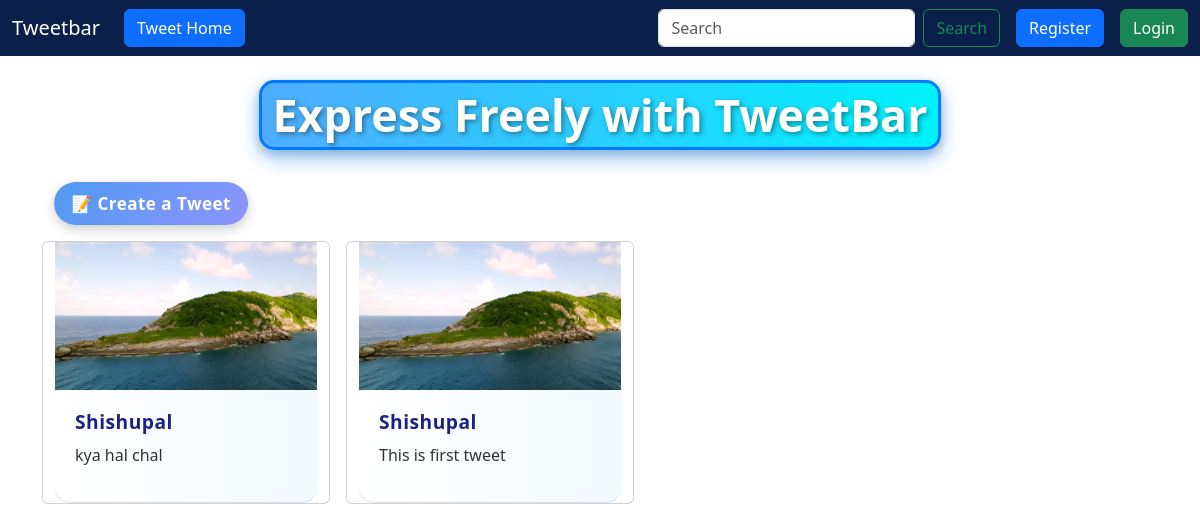
The app's page /tweet/, older data.
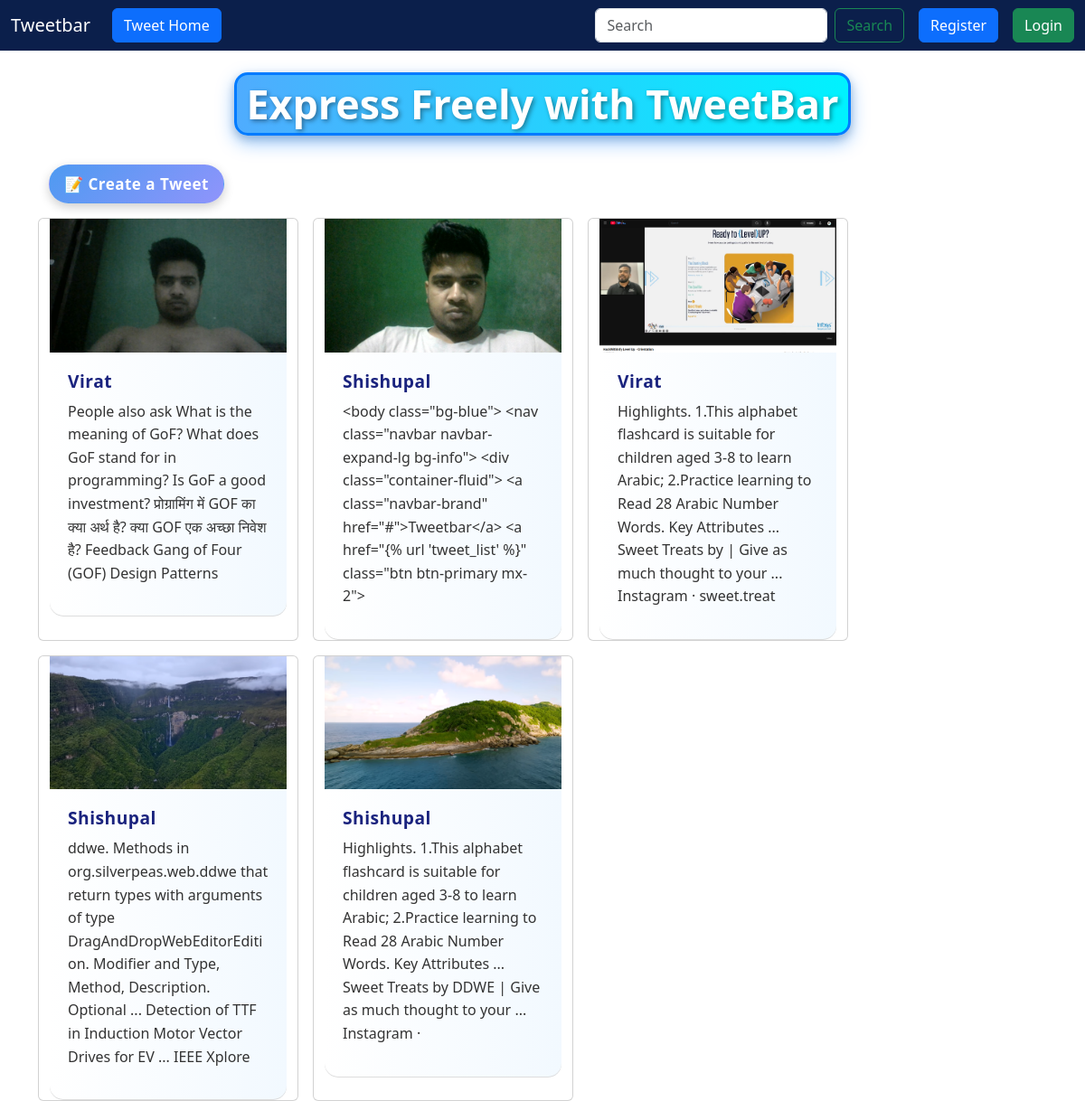
The same page, newer data.
### tweet/models.py (models this page shows, shortened)
class Tweet(models.Model):
    user=models.ForeignKey(User, on_delete=models.CASCADE)
    text=models.TextField(max_length=240)
    photo=models.ImageField(upload_to='photos/',
    blank=True, null=True)
    created_at=models.DateTimeField(auto_now_add=True)
    updated_at=models.DateTimeField(auto_now=True)

### tweet/views.py (the view)
# urls.py: path('', views.tweet_list, name='tweet_list'),
def tweet_list(request):
    tweets=Tweet.objects.all().order_by('-created_at')
    return render(request,'tweet_list.html',{'tweets':tweets})

### tweet/templates/tweet_list.html (shortened to what this page needs)
{% extends "layout.html" %}
{% load static %}
{% block content  %}
<div class="d-flex justify-content-center mt-4">
  <h1 class="fancy-heading"> Express Freely with TweetBar </h1>
</div>
<div class="container mt-4">
  <div class="d-flex justify-content-start">
    <a href="{% url 'tweet_create' %}" class="btn btn-create-tweet mb-3">📝 Create a Tweet</a>
  </div>
</div>
<div class="container row gap-3">
  {% for tweet in tweets  %}
     <div class="card" style="width: 18rem;">
 {% if tweet.photo %}
  <img src="{{ tweet.photo.url }}" alt="Tweet image">
{% else %}
  <img src="{% static 'images/default.png' %}" alt="Default image">
{% endif %}
<div class="tweet-card-body">
  <h5 class="tweet-username">{{ tweet.user.username }}</h5>
  <p class="tweet-text">{{ tweet.text }}</p>
</div>
</div>
  {% endfor %}
</div>
{% endblock %}

### templates/layout.html (shortened to what this page needs)
{% load static %}
<!DOCTYPE html>
<html lang="en">
<head>
        <link href="https://cdn.jsdelivr.net/npm/bootstrap@5.3.7/dist/css/bootstrap.min.css" rel="stylesheet">
</head>
<body class="bg-blue">
  <nav class="navbar navbar-expand-lg navbar-dark" style="background-color: #0b1f4b;">
    <div class="container-fluid">
      <a class="navbar-brand" href="#">Tweetbar</a>
      <a href="{% url 'tweet_list' %}" class="btn btn-primary mx-2">Tweet Home</a>
      <div class="collapse navbar-collapse ms-auto" id="navbarSupportedContent">
        <div class="d-flex ms-auto align-items-center gap-2">
          <form class="d-flex" role="search">
            <input class="form-control me-2" type="search" placeholder="Search" aria-label="Search" />
            <button class="btn btn-outline-success" type="submit">Search</button>
          </form>
          {% if user.is_authenticated %}
            <form method="post" action="{% url 'logout' %}">
              {% csrf_token %}
              <button class="btn btn-danger" type="submit">Logout</button>
            </form>
          {% else %}
            <a href="{% url 'register' %}" class="btn btn-primary mx-2">Register</a>
            <a href="{% url 'login' %}" class="btn btn-success">Login</a>
          {% endif %}
        </div>
      </div>
    </div>
  </nav>
  <div class="container">
    {% block content %}
    {% endblock %}
  </div>
</body>
</html>

Row changes from the older to the newer data that the page shows:
removed Tweet: photo (picture), user.username "Shishupal", text "This is first tweet"
added Tweet: photo (picture), user.username "Virat", text "People also ask What is the meaning of GoF? What does GoF stand for in programming? Is GoF a good investment? प्रोग्रामिंग में GOF का क्या अर्थ है? क्या GOF एक अच्छा निवेश है? Feedback Gang of Four (GOF) Design Patterns"
added Tweet: photo (picture), user.username "Shishupal", text "<body class=\"bg-blue\"> <nav class=\"navbar navbar-expand-lg bg-info\"> <div class=\"container-fluid\"> <a class=\"navbar-brand\" href=\"#\">Tweetbar</a> <a href=\"{% url 'tweet_list' %}\" class=\"btn btn-primary mx-2\">"
added Tweet: photo (picture), user.username "Virat", text "Highlights. 1.This alphabet flashcard is suitable for children aged 3-8 to learn Arabic; 2.Practice learning to Read 28 Arabic Number Words. Key Attributes ... Sweet Treats by | Give as much thought to your ... Instagram · sweet.treat"
added Tweet: photo (picture), user.username "Shishupal", text "ddwe. Methods in org.silverpeas.web.ddwe that return types with arguments of type DragAndDropWebEditorEdition. Modifier and Type, Method, Description. Optional ... Detection of TTF in Induction Motor Vector Drives for EV ... IEEE Xplore"
changed Tweet: text "kya hal chal" → "Highlights. 1.This alphabet flashcard is suitable for children aged 3-8 to learn Arabic; 2.Practice learning to Read 28 Arabic Number Words. Key Attributes ... Sweet Treats by DDWE | Give as much thought to your ... Instagram ·"
